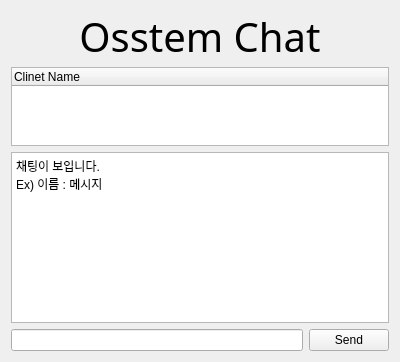
<?xml version="1.0" encoding="UTF-8"?>
<ui version="4.0">
 <class>ChatWindow</class>
 <widget class="QWidget" name="ChatWindow">
  <property name="geometry">
   <rect>
    <x>0</x>
    <y>0</y>
    <width>400</width>
    <height>362</height>
   </rect>
  </property>
  <property name="windowTitle">
   <string>Form</string>
  </property>
  <layout class="QVBoxLayout" name="verticalLayout_2">
   <item>
    <layout class="QVBoxLayout" name="verticalLayout">
     <item>
      <widget class="QLabel" name="label">
       <property name="maximumSize">
        <size>
         <width>16777215</width>
         <height>50</height>
        </size>
       </property>
       <property name="font">
        <font>
         <family>Arial Rounded MT Bold</family>
         <pointsize>30</pointsize>
        </font>
       </property>
       <property name="text">
        <string>Osstem Chat</string>
       </property>
       <property name="alignment">
        <set>Qt::AlignCenter</set>
       </property>
      </widget>
     </item>
     <item>
      <widget class="QTreeWidget" name="treeWidget">
       <property name="maximumSize">
        <size>
         <width>16777215</width>
         <height>100</height>
        </size>
       </property>
       <column>
        <property name="text">
         <string>Clinet Name</string>
        </property>
       </column>
      </widget>
     </item>
     <item>
      <widget class="QTextEdit" name="textEdit">
       <property name="html">
        <string>&lt;!DOCTYPE HTML PUBLIC &quot;-//W3C//DTD HTML 4.0//EN&quot; &quot;http://www.w3.org/TR/REC-html40/strict.dtd&quot;&gt;
&lt;html&gt;&lt;head&gt;&lt;meta name=&quot;qrichtext&quot; content=&quot;1&quot; /&gt;&lt;meta charset=&quot;utf-8&quot; /&gt;&lt;style type=&quot;text/css&quot;&gt;
p, li { white-space: pre-wrap; }
hr { height: 1px; border-width: 0; }
&lt;/style&gt;&lt;/head&gt;&lt;body style=&quot; font-family:'맑은 고딕'; font-size:9pt; font-weight:400; font-style:normal;&quot;&gt;
&lt;p style=&quot; margin-top:0px; margin-bottom:0px; margin-left:0px; margin-right:0px; -qt-block-indent:0; text-indent:0px;&quot;&gt;채팅이 보입니다.&lt;/p&gt;
&lt;p style=&quot; margin-top:0px; margin-bottom:0px; margin-left:0px; margin-right:0px; -qt-block-indent:0; text-indent:0px;&quot;&gt;Ex) 이름 : 메시지&lt;/p&gt;
&lt;p style=&quot;-qt-paragraph-type:empty; margin-top:0px; margin-bottom:0px; margin-left:0px; margin-right:0px; -qt-block-indent:0; text-indent:0px;&quot;&gt;&lt;br /&gt;&lt;/p&gt;&lt;/body&gt;&lt;/html&gt;</string>
       </property>
      </widget>
     </item>
     <item>
      <layout class="QHBoxLayout" name="horizontalLayout">
       <item>
        <widget class="QLineEdit" name="inputLine"/>
       </item>
       <item>
        <widget class="QPushButton" name="pushButton">
         <property name="sizePolicy">
          <sizepolicy hsizetype="Fixed" vsizetype="Fixed">
           <horstretch>0</horstretch>
           <verstretch>0</verstretch>
          </sizepolicy>
         </property>
         <property name="text">
          <string>Send</string>
         </property>
        </widget>
       </item>
      </layout>
     </item>
    </layout>
   </item>
  </layout>
 </widget>
 <resources/>
 <connections/>
</ui>
